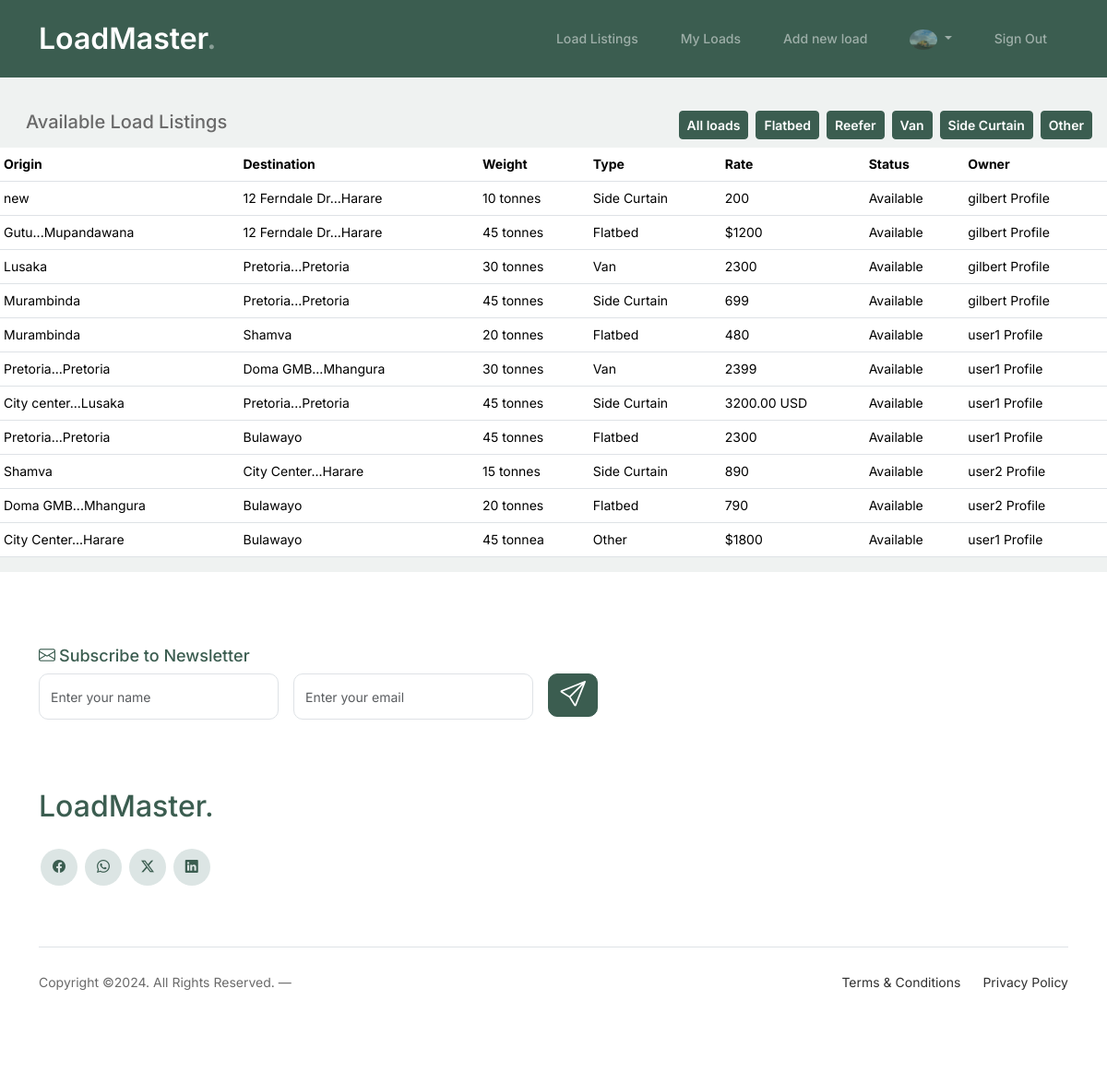
Page /loads/ (signed in) on the committed database.
### main/models.py (models this page shows, shortened)
class User(AbstractUser):
    pass

class Profile(models.Model):
    user = models.OneToOneField(User, on_delete=models.CASCADE, related_name='profile')
    organisation = models.CharField(max_length=50)
    phone_regex = RegexValidator(regex=r'^\+?1?\d{9,15}$', message="Phone number must be entered in the format: '+999999999'. Up to 15 digits allowed.")
    phone_number = models.CharField(validators=[phone_regex], max_length=17)
    email = models.EmailField(max_length=254)
    image = models.ImageField(default='profile_pics/default.png', upload_to='profile_pics')
    created = models.DateTimeField(auto_now_add=True)
    def __str__(self):
        return f'{self.user.username} Profile'

### loads/models.py (models this page shows, shortened)
class Load(models.Model):
    class Type (models.TextChoices):
        REFEER = "R", ("Reefer")
        FLATBED = "F", ("Flatbed")
        SIDE_CURTAIN = "S", ("Side Curtain")
        OTHER = "O", ("Other")
        VAN = "V", ("Van")
    origin = models.ForeignKey(Location, related_name='outgoing', on_delete=models.CASCADE)
    destination = models.ForeignKey(Location, related_name='incoming', on_delete=models.CASCADE)
    type = models.CharField(max_length=1, choices=Type.choices, default=Type.FLATBED)
    owner = models.ForeignKey(Profile, on_delete=models.CASCADE)
    weight = models.CharField(max_length=20)
    rate = models.CharField(max_length=20)
    created = models.DateTimeField(auto_now_add=True)
    updated = models.DateTimeField(auto_now=True)
    class Meta:
        ordering = ["-created"]

class Location(models.Model):
    address_1 = models.CharField(max_length=200, null=True, blank=True)
    address_2 = models.CharField(max_length=200, null=True, blank=True)
    city = models.CharField(max_length=200)
    country = models.CharField(max_length=100, default='Zimbabwe')
    def __str__(self):
        if self.address_1:
            return f"{self.address_1[:17]}...{self.city}"
        return f"{self.city}"

class LoadStatus(models.Model):
    class Status(models.TextChoices):
        AVAILABLE = "A", ("Available")
        IN_TRANSIT = "I", ("In Transit")
        DELIVERED = "D", ("Delivered")
    load = models.OneToOneField(Load, on_delete=models.CASCADE)
    status = models.CharField(max_length=1, choices=Status.choices, default=Status.AVAILABLE)
    transporter = models.ForeignKey(Profile, on_delete=models.CASCADE)
    updated = models.DateTimeField(auto_now=True)
    def __str__(self):
        return f"{self.get_status_display()}"

### loads/views.py (the view)
# urls.py: path('', views.load_listing, name="loads"),
@login_required
def load_listing(request):
    load_type = request.GET.get('load_type')
    loads = Load.objects.order_by('-created')
    if load_type == "F":
        loads = Load.objects.filter(type="F")
    if load_type == "R":
        loads = Load.objects.filter(type="R")
    if load_type == "S":
        loads = Load.objects.filter(type="S")
    if load_type == "V":
        loads = Load.objects.filter(type="V")
    if load_type == "O":
        loads = Load.objects.filter(type="O")
    context = {'load_list': loads}
    return render(request, 'loads/loads.html', context)

### loads/templates/loads/loads.html (shortened to what this page needs)
{% extends "account/base_entrance.html" %}
{% load i18n %}
{% load static %}
{% load allauth account %}
{% block extra_head %}
<link rel="stylesheet" href="{% static 'css/loads.css' %}">
{% endblock extra_head %}
{% block content %}
<div class="py-5"></div>
<div class="d-flex justify-content-between mt-4 mb-2 container-fluid">
    <h1 class="h5 ms-3">Available Load Listings</h1>
  <div class="filter-loads d-none d-md-flex">
        <a href="{% url 'loads:loads' %}">
          <button class="btn btn-primary btn-sm mx-1">All loads</button>
        </a>
        <form method="get" class="b-inline">
          <button class="btn btn-primary btn-sm mx-1" type="submit">Flatbed</button>
        </form>
        <form method="get" class="b-inline">
          <button class="btn btn-primary btn-sm mx-1" type="submit">Reefer</button>
        </form>
        <form method="get" class="b-inline">
          <button class="btn btn-primary btn-sm mx-1" type="submit">Van</button>
        </form>
        <form method="get" >
          <button class="btn btn-primary btn-sm mx-1" type="submit">Side Curtain</button>
        </form>
        <form method="get" >
          <button class="btn btn-primary btn-sm mx-1" type="submit">Other</button>
        </form>
    </div>
</div>
{% if load_list %}
<div class="table-responsive">
  <table class="table table-hover table-sm">
    <thead class="line bg-green">
      <tr>
        <th scope="col">Origin</th>
        <th scope="col">Destination</th>
        <th scope="col">Weight</th>
        <th scope="col">Type</th>
        <th scope="col">Rate</th>
        <th scope="col">Status</th>
        <th scope="col">Owner</th>
      </tr>
    </thead>
    <tbody>
      {% for load in load_list %}
        {% if load.loadstatus.get_status_display == "Available" %}
          <tr class="table-row cursor-auto" data-href="{% url 'loads:load' load.id %}" >
                <td class="text-truncate">{{ load.origin }}</td>
                <td class="text-truncate">{{ load.destination }}</td>
                <td class="text-truncate">{{ load.weight }}</td>
                <td class="text-truncate">{{ load.get_type_display }}</td>
                <td class="text-truncate">{{ load.rate }}</td>
                <td class="text-truncate">{{ load.loadstatus }}</td>
                <td class="text-truncate">{{ load.owner }}</td>
            </tr>
         {% endif %}
      {% empty %}
      <p>No loads of this type </p>
      {% endfor %}
    </tbody>
  </table>
</div>
{% endif%}
{% endblock content %}

### templates/allauth/layouts/base.html (shortened to what this page needs)
{% load i18n %}
{% load static %}
<!DOCTYPE html>
<html>
    <head>
        {% block extra_head %}
        {% endblock extra_head %}
        <link href="https://cdn.jsdelivr.net/npm/bootstrap@5.3.3/dist/css/bootstrap.min.css" rel="stylesheet">
        <link rel="stylesheet" href="https://cdn.jsdelivr.net/npm/bootstrap-icons@1.11.3/font/bootstrap-icons.min.css">
        <link rel="stylesheet" href="{% static 'css/style.css' %}">
    </head>
    <body>
        {% block body %}
        <nav class="custom-navbar navbar navbar navbar-expand-md navbar-dark bg-dark fixed-top" arial-label="Furni navigation bar">
			<div class="container">
				<a class="navbar-brand" href="{% url 'main:home' %}">LoadMaster<span>.</span></a>
				<div class="collapse navbar-collapse" id="navbarsFurni">
					<ul class="custom-navbar-nav navbar-nav ms-auto mb-2 mb-md-0">
						<li class="nav-item"><a class="nav-link" href="{% url 'loads:loads' %}">Load Listings</a></li>
						<li class="nav-item"><a class="nav-link" href="{% url 'loads:my_loads' %}">My Loads</a></li>
						<li class="nav-item"> <a class="nav-link" href="{% url 'loads:new_load' %}">Add new load</a></li>
					</ul>
					<ul class="custom-navbar-nav navbar-nav mb-2 mb-md-0 navbar-dark">
                        {% if user.is_authenticated %}
                        {% url 'account_logout' as logout_url %}
                        {% if logout_url %}
                        <li class="nav-item dropdown">
                          <a class="nav-link dropdown-toggle" href="#" role="button" data-bs-toggle="dropdown" aria-expanded="false">
                              <img src="{{ user.profile.image.url }}" alt="profile pic" style="width: 30px; border-radius: 50%;">
                          </a>
                        </li>
                        <li class="nav-item">
                                <a href="{{ logout_url }}" class="nav-link">{% trans "Sign Out" %}</a>
                        </li>
                        {% endif %}
                    {% endif %}
                    </ul>
				</div>
			</div>
		</nav>
            {% block content %}
            {% endblock content %}
            <footer class="footer-section">
                <div class="container relative">
                    <div class="row">
                        <div class="col-lg-8">
                            <div class="subscription-form">
                                <h3 class="d-flex align-items-center"><span class="me-1"><i class="bi bi-envelope"></i></span><span>Subscribe to Newsletter</span></h3>
                                <form action="#" class="row g-3">
                                    <div class="col-auto">
                                        <input type="text" class="form-control" placeholder="Enter your name">
                                    </div>
                                    <div class="col-auto">
                                        <input type="email" class="form-control" placeholder="Enter your email">
                                    </div>
                                    <div class="col-auto">
                                        <button class="btn btn-primary">
                                            <i class="bi bi-send h3"></i>
                                        </button>
                                    </div>
                                </form>
                            </div>
                        </div>
                    </div>
                    <div class="row g-5 mb-5">
                        <div class="col-lg-4">
                            <div class="mb-4 footer-logo-wrap"><a href="#" class="footer-logo">LoadMaster<span>.</span></a></div>
                            <ul class="list-unstyled custom-social">
                                <li><a href="#"><i class="bi bi-facebook"></i></a></li>
                                <li><a href="#"><i class="bi bi-whatsapp"></i></a></li>
                                <li><a href="#"><i class="bi bi-twitter-x"></i></a></li>
                                <li><a href="#"><i class="bi bi-linkedin"></i></a></li>
                            </ul>
                        </div>
                    </div>
                    <div class="border-top copyright">
                        <div class="row pt-4">
                            <div class="col-lg-6">
                                <p class="mb-2 text-center text-lg-start">Copyright &copy;<script>document.write(new Date().getFullYear());</script>. All Rights Reserved. &mdash;
                </p>
                            </div>
                            <div class="col-lg-6 text-center text-lg-end">
                                <ul class="list-unstyled d-inline-flex ms-auto">
                                    <li class="me-4"><a href="#">Terms &amp; Conditions</a></li>
                                    <li><a href="#">Privacy Policy</a></li>
                                </ul>
                            </div>
                        </div>
                    </div>
                </div>
            </footer>
        {% endblock body %}
    </body>
</html>

### loads/static/css/loads.css (style rules this page uses)
.bg-green { background-color: rgb(4, 52, 4); }

### assets/css/style.css (style rules this page uses)
body { overflow-x: hidden; position: relative; }
body { font-family: "Inter", sans-serif; font-weight: 400; line-height: 28px; color: #6a6a6a; font-size: 14px; background-color: #eff2f1; }
a { text-decoration: none; -webkit-transition: .3s all ease; -o-transition: .3s all ease; transition: .3s all ease; color: #2f2f2f; text-decoration: underline; }
.custom-navbar { background: #3b5d50 !important; padding-top: 20px; padding-bottom: 20px; }
.custom-navbar .navbar-brand { font-size: 32px; font-weight: 600; }
.custom-navbar .navbar-brand > span { opacity: .4; }
@media (min-width: 992px) { .custom-navbar .custom-navbar-nav li { margin-left: 15px; margin-right: 15px; } }
.custom-navbar .custom-navbar-nav li a { font-weight: 500; color: #ffffff !important; opacity: .5; -webkit-transition: .3s all ease; -o-transition: .3s all ease; transition: .3s all ease; position: relative; }
@media (min-width: 768px) { .custom-navbar .custom-navbar-nav li a:before { content: ""; position: absolute; bottom: 0; left: 8px; right: 8px; background: #f9bf29; height: 5px; opacity: 1; visibility: visible; width: 0; -webkit-transition: .15s all ease-out; -o-transition: .15s all ease-out; transition: .15s all ease-out; } }
.btn { font-weight: 600; color: #ffffff; background: #2f2f2f; border-color: #2f2f2f; }
.btn.btn-primary { background: #3b5d50; border-color: #3b5d50; }
.footer-section { padding: 80px 0; background: #ffffff; }
.footer-section .relative { position: relative; }
.footer-section a { text-decoration: none; color: #2f2f2f; -webkit-transition: .3s all ease; -o-transition: .3s all ease; transition: .3s all ease; }
.footer-section .subscription-form { margin-bottom: 40px; position: relative; z-index: 2; margin-top: 100px; }
@media (min-width: 992px) { .footer-section .subscription-form { margin-top: 0px; margin-bottom: 80px; } }
.footer-section .subscription-form h3 { font-size: 18px; font-weight: 500; color: #3b5d50; }
.footer-section .subscription-form .form-control { height: 50px; border-radius: 10px; font-family: "Inter", sans-serif; }
.footer-section .subscription-form .btn { border-radius: 10px !important; }
.footer-section .footer-logo-wrap .footer-logo { font-size: 32px; font-weight: 500; text-decoration: none; color: #3b5d50; }
.footer-section .custom-social li { margin: 2px; display: inline-block; }
.footer-section .custom-social li a { width: 40px; height: 40px; text-align: center; line-height: 40px; display: inline-block; background: #dce5e4; color: #3b5d50; border-radius: 50%; }
.footer-section .border-top { border-color: #dce5e4; }
.footer-section .border-top.copyright { font-size: 14px !important; }
.form-control { height: 50px; border-radius: 10px; font-family: "Inter", sans-serif; }

### rows in the picture
User: profile.image (picture)
Load: origin "new", destination "12 Ferndale Dr...Harare", weight "10 tonnes", type "Side Curtain", rate "200", loadstatus "Available", owner "gilbert Profile"
Load: origin "Gutu...Mupandawana", destination "12 Ferndale Dr...Harare", weight "45 tonnes", type "Flatbed", rate "$1200", loadstatus "Available", owner "gilbert Profile"
Load: origin "Lusaka", destination "Pretoria...Pretoria", weight "30 tonnes", type "Van", rate "2300", loadstatus "Available", owner "gilbert Profile"
Load: origin "Murambinda", destination "Pretoria...Pretoria", weight "45 tonnes", type "Side Curtain", rate "699", loadstatus "Available", owner "gilbert Profile"
Load: origin "Murambinda", destination "Shamva", weight "20 tonnes", type "Flatbed", rate "480", loadstatus "Available", owner "user1 Profile"
Load: origin "Pretoria...Pretoria", destination "Doma GMB...Mhangura", weight "30 tonnes", type "Van", rate "2399", loadstatus "Available", owner "user1 Profile"
Load: origin "City center...Lusaka", destination "Pretoria...Pretoria", weight "45 tonnes", type "Side Curtain", rate "3200.00 USD", loadstatus "Available", owner "user1 Profile"
Load: origin "Pretoria...Pretoria", destination "Bulawayo", weight "45 tonnes", type "Flatbed", rate "2300", loadstatus "Available", owner "user1 Profile"
Load: origin "Shamva", destination "City Center...Harare", weight "15 tonnes", type "Side Curtain", rate "890", loadstatus "Available", owner "user2 Profile"
Load: origin "Doma GMB...Mhangura", destination "Bulawayo", weight "20 tonnes", type "Flatbed", rate "790", loadstatus "Available", owner "user2 Profile"
Load: origin "City Center...Harare", destination "Bulawayo", weight "45 tonnea", type "Other", rate "$1800", loadstatus "Available", owner "user1 Profile"
